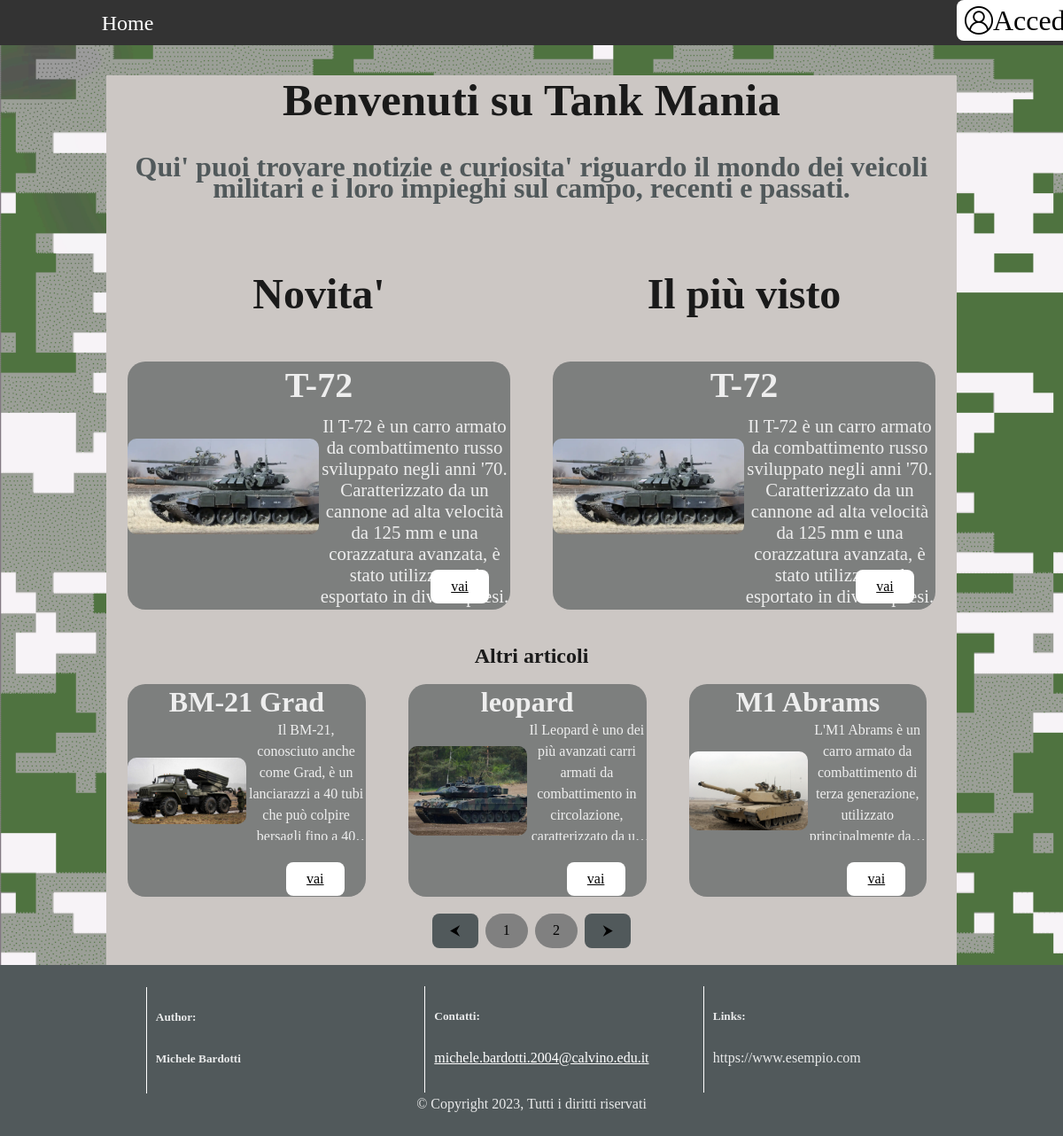
The page / on the database its author committed.
### tables this page shows
CREATE TABLE articoli (
  id int(11) NOT NULL,
  titolo varchar(255) DEFAULT NULL,
  descrizione text DEFAULT NULL,
  giorno datetime DEFAULT NULL,
  logo int(11) DEFAULT -1,
  utente varchar(50) DEFAULT NULL,
  visualizzazioni int(11) DEFAULT 0
);

CREATE TABLE immagini (
  id int(11) NOT NULL,
  nome varchar(255) DEFAULT NULL,
  logo tinyint(1) DEFAULT 0
);

### index.php (the view, shortened to what this page needs)
<?php
$pdo = new PDO("mysql:host=localhost; dbname=blog", "root", "");
?>
<!DOCTYPE html>
<html lang="it">
<head>
    <link rel="stylesheet" href="./css/common.css">
    <link rel="stylesheet" href="./css/index.css">
</head>
<body>
    <div id="root">
        <div>
            <nav>
            <ul>
                <li><a href="./index.php">Home</a></li>
                <li id="logli"><div id="loginBtn"
                <?php
                    if(empty($_SESSION['user'])){
                        $t="window.location.replace('./login.php')";
                        echo 'onclick="'.$t.'"';
                    }
                ?>
                ><img src="./img/account.png" alt="">
                <?php
                    if(!empty($_SESSION['user'])){
                        echo '<p>'.$_SESSION["user"]."</p>";
                    }
                    else{
                        echo '<p>Accedi</p>';
                    }
                ?>
                </div>
            </li>
            </ul>
            </nav>
            <div class="App">
                <div id="content">
                    <div id="introduction">
                        <h1>Benvenuti su Tank Mania</h1>
                        <h3>Qui' puoi trovare notizie e curiosita' riguardo il mondo dei veicoli militari e i loro impieghi sul campo, recenti e passati.</h3>
                    </div>
                    <div id="articles">
                        <div id="titoli">
                            <h4>Novita'</h4>
                            <h4>Il più visto</h4>
                        </div>
                        <?php
                            $text = "SELECT articoli.id, titolo, nome, descrizione FROM articoli, immagini WHERE articoli.logo = immagini.id ORDER BY giorno DESC";
                            $query= $pdo->prepare($text);
                            $query->execute();
                            $row = $query->fetch();
                        ?>
                        <div id="new">
                                <h3 id='titleArtPrinc'><?php echo $row['titolo']?></h3>
                                <div id="immagine"><img id="imgArt" src="./img/<?php echo $row['nome']?>" alt="leopard"></div>
                                <p class="descArtPrinc"><?php echo $row['descrizione']?></p>
                                <a type="button" href="./articolo.php?id=<?php echo $row['id']?>" class="toArticolo">vai</a>
                        </div>
                        <?php
                            $text = "SELECT articoli.id, titolo, nome, descrizione FROM articoli, immagini WHERE articoli.logo = immagini.id ORDER BY visualizzazioni DESC";
                            $query= $pdo->prepare($text);
                            $query->execute();
                            $row = $query->fetch();
                        ?>
                        <div id="main">
                                <h3 id='titleArtPrinc'><?php echo $row['titolo']?></h3>
                                <div id="immagine"><img id="imgArt" src="./img/<?php echo $row['nome']?>" alt="leopard"></div>
                                <p class="descArtPrinc"><?php echo $row['descrizione']?></p>
                                <a href="./articolo.php?id=<?php echo $row['id']?>" class="toArticolo">vai</a>
                        </div>
                        <div id="otherArticles">
                            <h2>Altri articoli</h2>
                            <?php
                            try{
                                $text = "SELECT articoli.id, titolo, nome, descrizione FROM articoli, immagini WHERE articoli.logo = immagini.id ORDER BY titolo";
                                $query= $pdo->prepare($text);
                                $query->execute();
                                $row = $query->fetchAll();
                            }
                                catch (PDOException $e){
                                echo "Impossibile connettersi al server di database. ".$e;
                                exit();
                            }
                            ?>
                            <div id="container">
                                <?php
                                if ($row != null) {
                                    for($i=0;$i<sizeof($row);$i++){
                                        echo "<div class='top' id='1'>
                                        <h3 id='titleArtSec'>".$row[$i]['titolo']."</h3>
                                        <div id='immagine'><img id='imgArt' src='./img/".$row[$i]['nome']."' alt='immagine'></div>
                                        <p class='descArtSec'>".$row[$i]['descrizione']."</p>
                                        <a type='button' href='./articolo.php?id=".$row[$i]['id']."' class='toArticolo'>vai</a>
                                        </div>";
                                    }
                                }
                                ?>
                            </div>
                        </div>
                    </div>
                    <div id="console"><button class="move" id="prev" onclick="prevArt()">⮜</button>
                        <?php
                            if ($row != null && sizeof($row)>3) {
                                $max=((sizeof($row))+(sizeof($row))%3)/3;
                                for($i=0;$i<$max;$i++){
                                    echo '<button class="round" onclick="goTo('.($i).')">'.($i+1).'</button>';
                                }
                            }
                        ?>
                        <button class="move" id="next" onclick="nextArt()">⮞</button></div>
                </div>
                <footer>
                    <div class="foot" id="crediti">
                        <h5>Author:</h5>
                        <h5>Michele Bardotti</h5>
                    </div>
                    <div class="foot" id="contatti">
                        <h5>Contatti:</h5><a href="mailto:michele.bardotti.2004@calvino.edu.it">michele.bardotti.2004@calvino.edu.it</a>
                    </div>
                    <div class="foot" id="links">
                        <h5>Links:</h5><a>https://www.esempio.com</a>
                    </div>
                    <div>© Copyright 2023, Tutti i diritti riservati</div>
                </footer>
            </div>
        </div>
    </div>
</body>
</html>

### css/common.css (style rules this page uses)
* { font-family: font; }
:root { font-family: font; font-size: 16px; line-height: 24px; font-weight: 400; color-scheme: light dark; color: rgba(255, 255, 255, 0.87); background-color: #242424; font-synthesis: none; text-rendering: optimizeLegibility; -webkit-font-smoothing: antialiased; -moz-osx-font-smoothing: grayscale; -webkit-text-size-adjust: 100%; }
#root { position:inherit; width: 100%; text-align: center; }
html { min-height: 100vh; }
body { place-items:initial; min-width: 320px; min-height: 100vh; margin:0; display: flex; flex-direction: column; background-image:url('../img/background1.png'); background-repeat: no-repeat; background-size: cover; }
h1 { font-size: 3.2em; line-height: 1.1; }
button { border-radius: 8px; border: 1px solid transparent; padding: 0.6em 1.2em; font-size: 1em; font-weight: 500; font-family: inherit; background-color: #1a1a1a; cursor: pointer; transition: border-color 0.25s; }
nav { z-index: 999; position: sticky; top:0; }
ul { list-style-type: none; margin: 0; padding: 0; overflow: hidden; background-color: #333; }
li { width: 24%; float: left; }
#loginBtn { background-color: white; width: 100%; color: black; display: inline-flex; align-items: center; border-radius: 8px; border: 1px solid transparent; max-height: 4vh; padding: 0.5vw 1vh; font-size: 1em; font-weight: 500; font-family: inherit; cursor: pointer; transition: border-color 0.25s; }
#loginBtn img { max-height: 4vh; height: auto; }
#loginBtn p { text-align: center; font-size: 200%; margin:0; }
li a { font-size: 3vh; min-height: 3vh; padding: 1.7vh 1vw; display: block; color: white; text-align: center; text-decoration: none; transition: background-color 0.5s, color 0.5s; }
#logli { width: 10%; float: right; align-items: baseline; }
footer { margin-top: auto; padding: 2%; background-color: rgb(81, 89, 91); }
.foot { height: 15vh; width: 20%; display: inline-block; text-align: left; padding-left: 10px; border-left: 1px white solid; }
#crediti { margin-right: 3%; }
#contatti { margin-right: 3%; margin-left: 3%; }
#links { margin-left: 3%; }
#contatti a { color:white }

### rows shown on the page
articoli: titolo "T-72", descrizione "Il T-72 è un carro armato da combattimento russo sviluppato negli anni '70. Caratterizzato da un cannone ad alta velocità da 125 mm e una corazzatura avanzata, è stato utilizzato ed esportato in diversi paesi."
immagini: nome (picture)
articoli: titolo "BM-21 Grad", logo.nome (picture), descrizione "Il BM-21, conosciuto anche come Grad, è un lanciarazzi a 40 tubi che può colpire bersagli fino a…"
articoli: titolo "leopard", logo.nome (picture), descrizione "Il Leopard è uno dei più avanzati carri armati da combattimento in circolazione, caratterizzato da…"
articoli: titolo "M1 Abrams", logo.nome (picture), descrizione "L'M1 Abrams è un carro armato da combattimento di terza generazione, utilizzato principalmente…"
